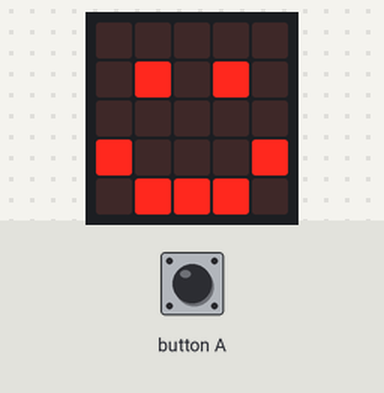
This program was run on a simulated BBC micro:bit (MakeCode). Shown: the board's 5×5 LED display. The test bench sets the inputs (shaded band).

Above: at 1.8 s.
1.9 s: button A pressed for 0.15 s
At 2.2 s:
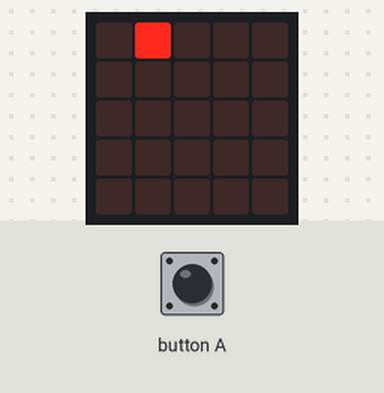
At 2.8 s:
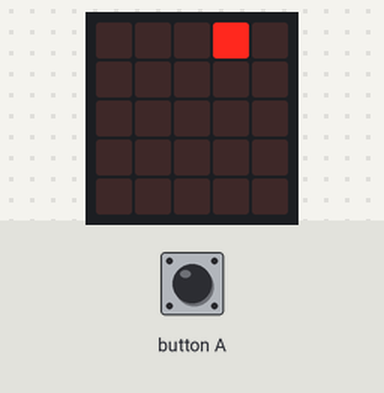
Timing chart, 0 to 4.9 s (numbered marks = the images above; inputs shaded):
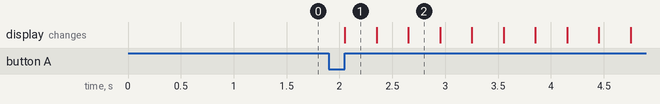

Measured:
- after the input at 1.9 s, the display: changes after 0.15 s (image 1)

The program:

main.ts
```typescript
// (licence header left out)
// variables
let loopCounter1 = 0
let loopCounter2 = 0
let sprite: game.LedSprite = null

// setting up
basic.clearScreen()
basic.showIcon(IconNames.Happy)

// when A is pressed, sprite moves clockwise
input.onButtonPressed(Button.A, function () {

    // clearing everything
    basic.clearScreen()
    sprite = game.createSprite(0, 0)
    loopCounter1 = 0
    loopCounter2 = 0

    // nested loops
    while (loopCounter1 < 4) {
        loopCounter1 = 0
        loopCounter2 = 0
        while (loopCounter2 < 4) {
            sprite.move(1)
            basic.pause(300)
            loopCounter2++
        }
        sprite.turn(Direction.Right, 90)
    }
    sprite.delete()
    basic.clearScreen()
    basic.showIcon(IconNames.Happy)
})
```
